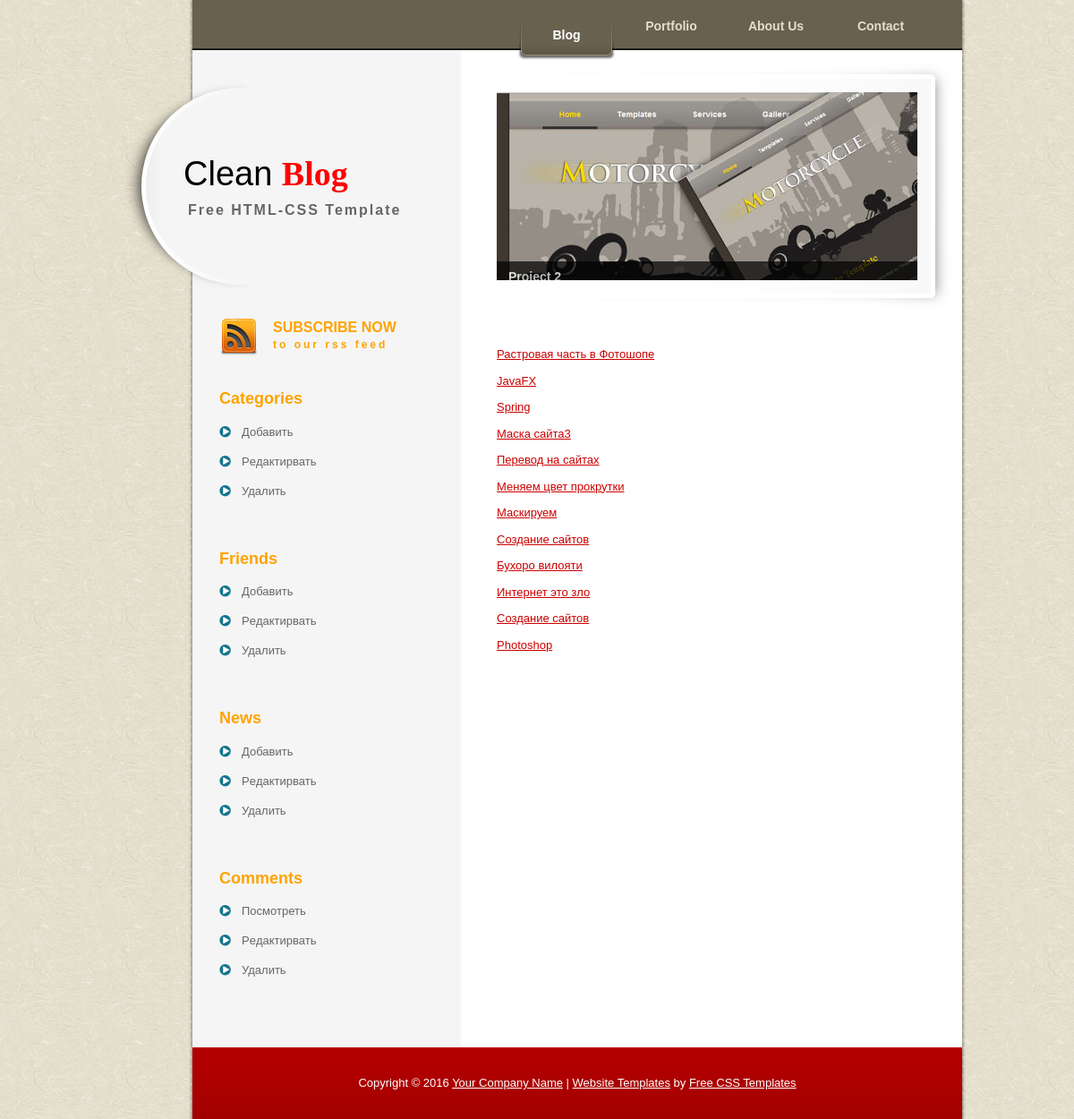
/admin/news_edit.php, run on the app's committed database.
### tables this page shows
CREATE TABLE IF NOT EXISTS `data` (
  `id` int(5) NOT NULL AUTO_INCREMENT,
  `cat` int(1) NOT NULL,
  `description` text NOT NULL,
  `text` text NOT NULL,
  `view` int(7) NOT NULL,
  `author` varchar(100) NOT NULL,
  `date` date NOT NULL,
  `mini_img` varchar(255) NOT NULL,
  `title` varchar(255) NOT NULL,
  PRIMARY KEY (`id`),
  FULLTEXT KEY `text` (`text`)
);

### admin/news_edit.php (the view, shortened to what this page needs)
<?php include "inc/header.php"; ?>
<?php include "inc/left.php"; ?>
  <div id="templatemo_right_column">
      <div id="featured_project">
        <div id="slider">
          <ul id="sliderContent">
            <li class="sliderImage">
              <a href=""><img src="images/slider/2.jpg" alt="2" /></a>
              <span class="bottom"><strong>Project 2</strong><br />uisque eget elit quis augue pharetra feugiat.</span>
            </li>
          </ul>
        </div>
      </div>
    <div id="templatemo_main">
      <form action="news_edit_2.php" method="post">
        <?php
          $data = mysql_query("SELECT * FROM data");
          $row =  mysql_fetch_array($data);
          do  {
        ?>
        <p><a href= "news_edit_2.php?edit=<?php echo$row['id'];?>"><?php echo$row['title'];?></a></p>
        <?php } while( $row = mysql_fetch_array($data)); ?>
      </form>
		</div>
	</div>
	<div class="cleaner_h20"></div>
<?php include "inc/footer.php"; ?>

### admin/templatemo_style.css (style rules this page uses)
body { margin: 0px; padding: 0px; color: #666; font-family: Helevetica,Arial,sans-serif; font-size: 13px; line-height:1.5em; background-image: url(images/templatemo_body.jpg); background-repeat: repeat; }
a, a:link, a:visited { color: #CC0000; }
p { margin: 0px; padding: 0 0 10px 0; }
img { border: none; }
.cleaner_h20 { clear: both; width:100%; height: 20px; }
#templatemo_right_column { float: right; width: 520px; margin-right: 10px; }
#featured_project { float: right; width: 520px; height: 210px; padding: 33px 0; background: url(images/templatemo_featured_project.png) no-repeat; }
#templatemo_main { float: right; width: 490px; padding-top: 40px; margin-right: 30px; }

### admin/s3slider.css (style rules this page uses)
#slider { width: 470px; height: 210px; position: relative; overflow: hidden; }
#sliderContent { width: 470px; height: 210px; position: absolute; top: 0; margin-left: 0; }
#sliderContent .sliderImage { float: left; position: relative; display: none; }
.sliderImage span { position: absolute; font: 10px/15px Arial, Helvetica, sans-serif; padding: 10px 13px; width: 450px; background-color: #000; filter: alpha(opacity=70); -moz-opacity: 0.7; -khtml-opacity: 0.7; opacity: 0.7; color: #fff; display: none; }
#sliderContent .sliderImage img { width: 470px; height: 210px; }
#sliderContent .sliderImage span strong { font-size: 14px; }
#sliderContent .bottom { bottom: 0; left: 0; }
ul { margin: 0; padding: 0; list-style-type: none; list-style: none; }
ul li { margin: 0; padding: 0; }

### data on the page
data: title "Растровая часть в Фотошопе"
data: title "JavaFX"
data: title "Spring"
data: title "Маска сайта3"
data: title "Перевод на сайтах"
data: title "Меняем цвет прокрутки"
data: title "Маскируем"
data: title "Создание сайтов"
data: title "Бухоро вилояти"
data: title "Интернет это зло"
data: title "Создание сайтов"
data: title "Photoshop"
